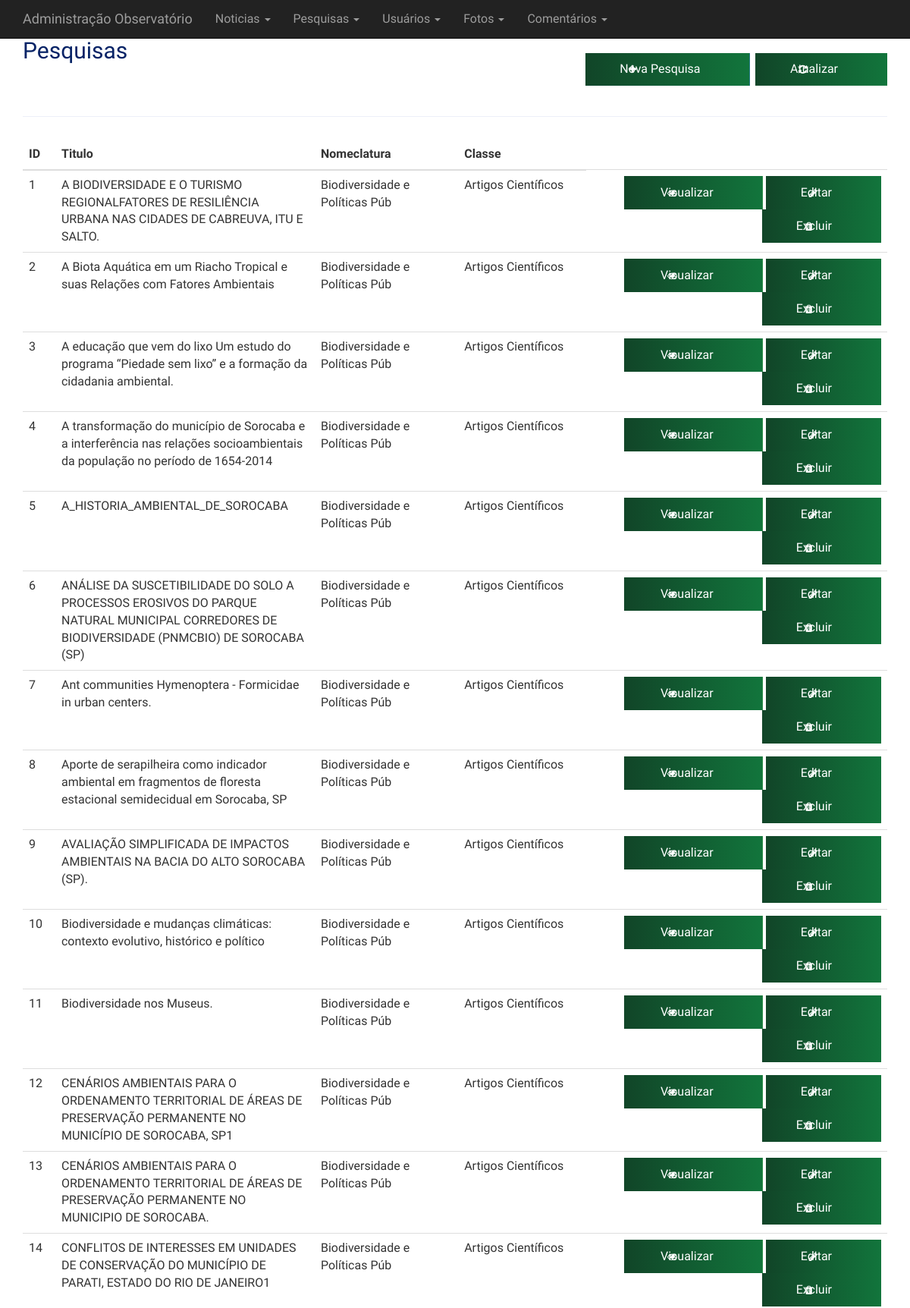
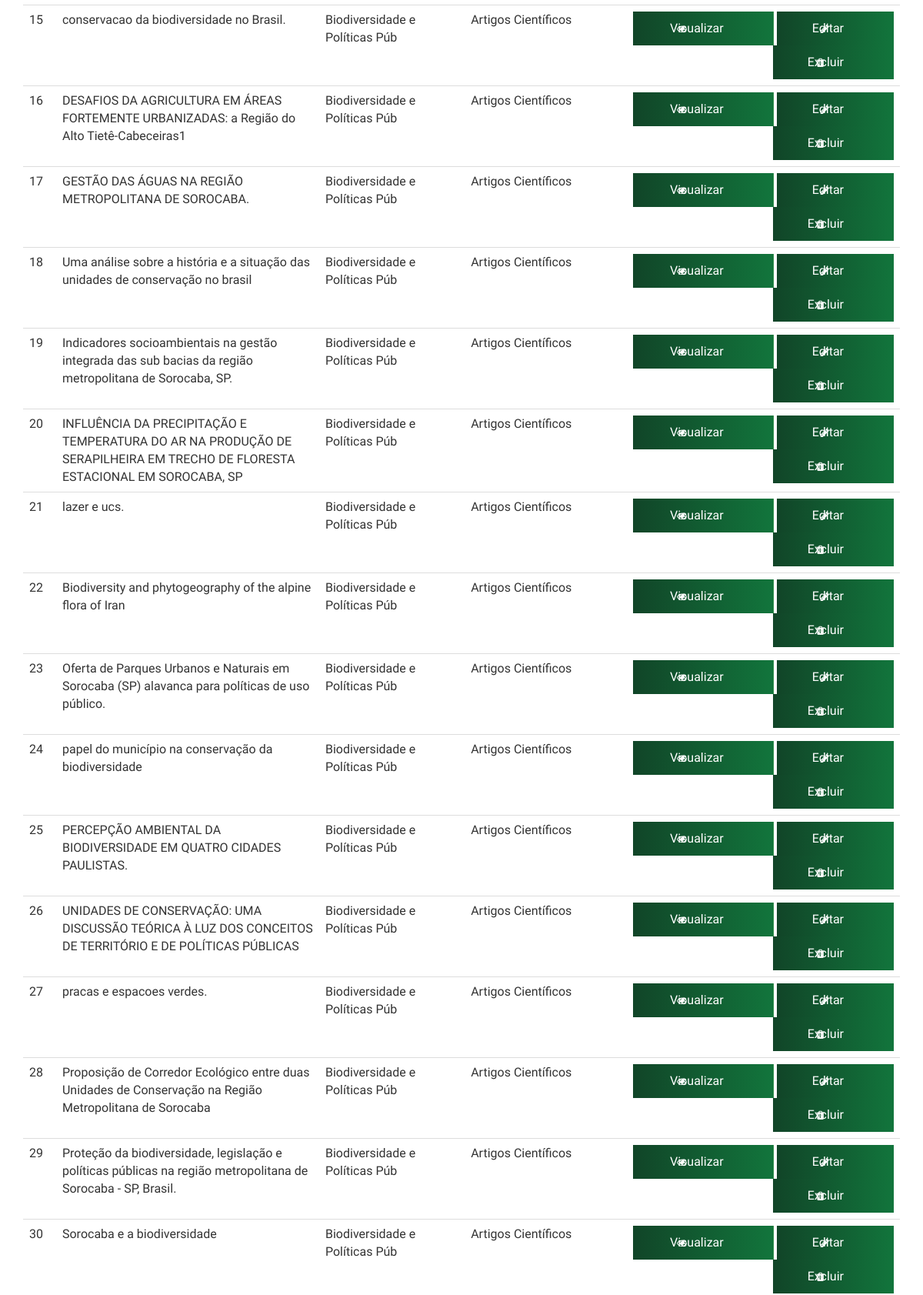
/adm/pesquisas/index.php (upper part), run on the app's committed database (2 pictures, top to bottom).
### tables this page shows
CREATE TABLE `documentos` (
  `id` int(11) NOT NULL COMMENT 'Chave da tabela',
  `id_usuario` int(11) NOT NULL COMMENT 'chave estrangeira da tabela usuario',
  `titulo` text NOT NULL COMMENT 'Título do Documento',
  `filo` varchar(25) NOT NULL COMMENT 'Espécie do animal/planta citada no documento',
  `link` text NOT NULL COMMENT 'Link para o documento',
  `image` text NOT NULL COMMENT 'imagem do documento',
  `nomeclatura` varchar(60) NOT NULL COMMENT 'Categoria do documento',
  `classe` varchar(60) NOT NULL COMMENT 'Tipo do documento',
  `created` datetime NOT NULL DEFAULT current_timestamp() ON UPDATE current_timestamp() COMMENT 'data de criação',
  `modifed` datetime DEFAULT NULL COMMENT 'data de modificação'
);

### adm/inc/database.php (called while the page is built, shortened)
<?php
function open_database() {
	try {
		$conn = new mysqli(DB_HOST, DB_USER, DB_PASSWORD, DB_NAME);
		return $conn;
	} catch (Exception $e) {
		echo $e->getMessage();
		return null;
	}
}
function find( $table = null, $id = null ) {
	$database = open_database();
	$found = null;
	try {
	  if ($id) {
	    $sql = "SELECT * FROM " . $table . " WHERE id = " . $id;
	    $result = $database->query($sql);
	    if ($result->num_rows > 0) {
	      $found = $result->fetch_assoc();
	    }
	  } else {
	    $sql = "SELECT * FROM " . $table;
	    $result = $database->query($sql);
	    if ($result->num_rows > 0) {
	      $found = $result->fetch_all(MYSQLI_ASSOC);
	    }
	  }
	} catch (Exception $e) {
	  $_SESSION['message'] = $e->GetMessage();
	  $_SESSION['type'] = 'danger';
  }
    return $found;
}

### adm/pesquisas/functions.php (called while the page is built, shortened)
<?php
function index() {
	$customers = find_all('documentos');
}
function find_all( $table ) {
	return find($table);
  }

### adm/pesquisas/index.php (the view, shortened to what this page needs)
<?php
    require_once('functions.php');
    index();
?>
<header>
	<div class="row">
		<div class="col-sm-6">
			<h2>Pesquisas</h2>
		</div>
		<div class="col-sm-6 text-right h2">
	    	<a class="btn btn-primary" href="add.php"><i class="fa fa-plus"></i> Nova Pesquisa</a>
	    	<a class="btn btn-default" href="index.php"><i class="fa fa-refresh"></i> Atualizar</a>
	    </div>
	</div>
</header>
<hr>
<table class="table table-hover">
<thead>
	<tr>
		<th>ID</th>
		<th width="30%">Titulo</th>
		<th>Nomeclatura</th>
		<th>Classe</th>
	</tr>
</thead>
<tbody>
<?php if ($customers) : ?>
<?php foreach ($customers as $customer) : ?>
	<tr>
		<td><?php echo $customer['id']; ?></td>
		<td><?php echo $customer['titulo']; ?></td>
		<td><?php echo $customer['nomeclatura']; ?></td>
		<td><?php echo $customer['classe']; ?></td>
		<td class="actions text-right">
			<a href="view.php?id=<?php echo $customer['id']; ?>" class="btn btn-sm btn-success"><i class="fa fa-eye"></i> Visualizar</a>
			<a href="edit.php?id=<?php echo $customer['id']; ?>" class="btn btn-sm btn-warning"><i class="fa fa-pencil"></i> Editar</a>
			<a href="#" class="btn btn-sm btn-danger" data-toggle="modal" data-target="#delete-modal" data-customer="<?php echo $customer['id']; ?>">
				<i class="fa fa-trash"></i> Excluir
			</a>
		</td>
	</tr>
<?php endforeach; ?>
<?php else : ?>
	<tr>
		<td colspan="6">Nenhum registro encontrado.</td>
	</tr>
<?php endif; ?>
</tbody>
</table>

### adm/inc/header.php (style rules this page uses)
body { padding-top: 50px; padding-bottom: 20px; }

### data on the page
documentos: id "1", titulo "A BIODIVERSIDADE E O TURISMO REGIONALFATORES DE RESILIÊNCIA URBANA NAS CIDADES DE CABREUVA, ITU E SALTO.", nomeclatura "Biodiversidade e Políticas Púb", classe "Artigos Científicos"
documentos: id "2", titulo "A Biota Aquática em um Riacho Tropical e suas Relações com Fatores Ambientais", nomeclatura "Biodiversidade e Políticas Púb", classe "Artigos Científicos"
documentos: id "3", titulo "A educação que vem do lixo Um estudo do programa “Piedade sem lixo” e a formação da cidadania ambiental.", nomeclatura "Biodiversidade e Políticas Púb", classe "Artigos Científicos"
documentos: id "4", titulo "A transformação do município de Sorocaba e a interferência nas relações socioambientais da população no período de 1654-2014", nomeclatura "Biodiversidade e Políticas Púb", classe "Artigos Científicos"
documentos: id "5", titulo "A_HISTORIA_AMBIENTAL_DE_SOROCABA", nomeclatura "Biodiversidade e Políticas Púb", classe "Artigos Científicos"
documentos: id "6", titulo "ANÁLISE DA SUSCETIBILIDADE DO SOLO A PROCESSOS EROSIVOS DO PARQUE NATURAL MUNICIPAL CORREDORES DE BIODIVERSIDADE (PNMCBIO) DE SOROCABA (SP)", nomeclatura "Biodiversidade e Políticas Púb", classe "Artigos Científicos"
documentos: id "7", titulo "Ant communities Hymenoptera - Formicidae in urban centers.", nomeclatura "Biodiversidade e Políticas Púb", classe "Artigos Científicos"
documentos: id "8", titulo "Aporte de serapilheira como indicador ambiental em fragmentos de floresta estacional semidecidual em Sorocaba, SP", nomeclatura "Biodiversidade e Políticas Púb", classe "Artigos Científicos"
documentos: id "9", titulo "AVALIAÇÃO SIMPLIFICADA DE IMPACTOS AMBIENTAIS NA BACIA DO ALTO SOROCABA (SP).", nomeclatura "Biodiversidade e Políticas Púb", classe "Artigos Científicos"
documentos: id "10", titulo "Biodiversidade e mudanças climáticas: contexto evolutivo, histórico e político", nomeclatura "Biodiversidade e Políticas Púb", classe "Artigos Científicos"
documentos: id "11", titulo "Biodiversidade nos Museus.", nomeclatura "Biodiversidade e Políticas Púb", classe "Artigos Científicos"
documentos: id "12", titulo "CENÁRIOS AMBIENTAIS PARA O ORDENAMENTO TERRITORIAL DE ÁREAS DE PRESERVAÇÃO PERMANENTE NO MUNICÍPIO DE SOROCABA, SP1", nomeclatura "Biodiversidade e Políticas Púb", classe "Artigos Científicos"
documentos: id "13", titulo "CENÁRIOS AMBIENTAIS PARA O ORDENAMENTO TERRITORIAL DE ÁREAS DE PRESERVAÇÃO PERMANENTE NO MUNICIPIO DE SOROCABA.", nomeclatura "Biodiversidade e Políticas Púb", classe "Artigos Científicos"
documentos: id "14", titulo "CONFLITOS DE INTERESSES EM UNIDADES DE CONSERVAÇÃO DO MUNICÍPIO DE PARATI, ESTADO DO RIO DE JANEIRO1", nomeclatura "Biodiversidade e Políticas Púb", classe "Artigos Científicos"
documentos: id "15", titulo "conservacao da biodiversidade no Brasil.", nomeclatura "Biodiversidade e Políticas Púb", classe "Artigos Científicos"
documentos: id "16", titulo "DESAFIOS DA AGRICULTURA EM ÁREAS FORTEMENTE URBANIZADAS: a Região do Alto Tietê-Cabeceiras1", nomeclatura "Biodiversidade e Políticas Púb", classe "Artigos Científicos"
documentos: id "17", titulo "GESTÃO DAS ÁGUAS NA REGIÃO METROPOLITANA DE SOROCABA.", nomeclatura "Biodiversidade e Políticas Púb", classe "Artigos Científicos"
documentos: id "18", titulo "Uma análise sobre a história e a situação das unidades de conservação no brasil", nomeclatura "Biodiversidade e Políticas Púb", classe "Artigos Científicos"
documentos: id "19", titulo "Indicadores socioambientais na gestão integrada das sub bacias da região metropolitana de Sorocaba, SP.", nomeclatura "Biodiversidade e Políticas Púb", classe "Artigos Científicos"
documentos: id "20", titulo "INFLUÊNCIA DA PRECIPITAÇÃO E TEMPERATURA DO AR NA PRODUÇÃO DE SERAPILHEIRA EM TRECHO DE FLORESTA ESTACIONAL EM SOROCABA, SP", nomeclatura "Biodiversidade e Políticas Púb", classe "Artigos Científicos"
documentos: id "21", titulo "lazer e ucs.", nomeclatura "Biodiversidade e Políticas Púb", classe "Artigos Científicos"
documentos: id "22", titulo "Biodiversity and phytogeography of the alpine flora of Iran", nomeclatura "Biodiversidade e Políticas Púb", classe "Artigos Científicos"
documentos: id "23", titulo "Oferta de Parques Urbanos e Naturais em Sorocaba (SP) alavanca para políticas de uso público.", nomeclatura "Biodiversidade e Políticas Púb", classe "Artigos Científicos"
documentos: id "24", titulo "papel do município na conservação da biodiversidade", nomeclatura "Biodiversidade e Políticas Púb", classe "Artigos Científicos"
documentos: id "25", titulo "PERCEPÇÃO AMBIENTAL DA BIODIVERSIDADE EM QUATRO CIDADES PAULISTAS.", nomeclatura "Biodiversidade e Políticas Púb", classe "Artigos Científicos"
documentos: id "26", titulo "UNIDADES DE CONSERVAÇÃO: UMA DISCUSSÃO TEÓRICA À LUZ DOS CONCEITOS DE TERRITÓRIO E DE POLÍTICAS PÚBLICAS", nomeclatura "Biodiversidade e Políticas Púb", classe "Artigos Científicos"
documentos: id "27", titulo "pracas e espacoes verdes.", nomeclatura "Biodiversidade e Políticas Púb", classe "Artigos Científicos"
documentos: id "28", titulo "Proposição de Corredor Ecológico entre duas Unidades de Conservação na Região Metropolitana de Sorocaba", nomeclatura "Biodiversidade e Políticas Púb", classe "Artigos Científicos"
documentos: id "29", titulo "Proteção da biodiversidade, legislação e políticas públicas na região metropolitana de Sorocaba - SP, Brasil.", nomeclatura "Biodiversidade e Políticas Púb", classe "Artigos Científicos"
documentos: id "30", titulo "Sorocaba e a biodiversidade", nomeclatura "Biodiversidade e Políticas Púb", classe "Artigos Científicos"
